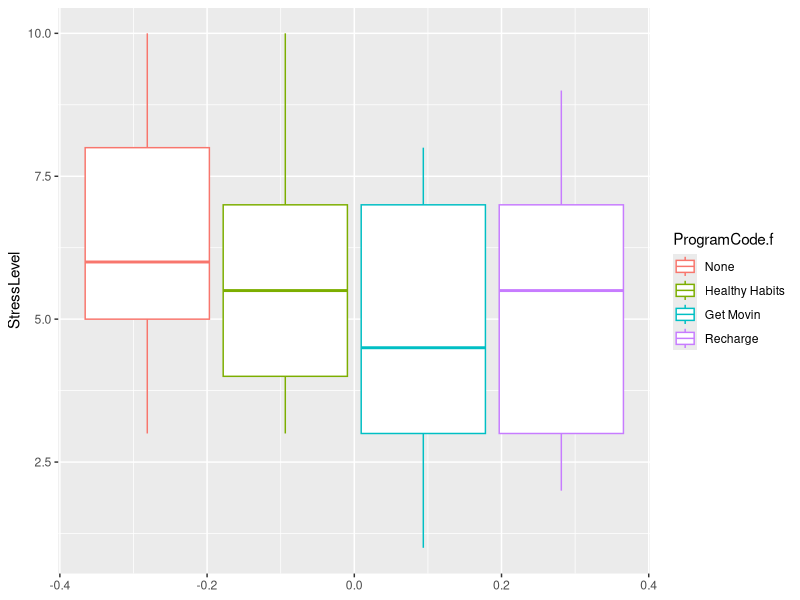

Source code (R):
## ---- chunk 1
library(tidyverse)
library(psych)
## ---- chunk 2
stress <- read_csv("StressReduction.csv")
## ---- chunk 3
stress <- stress %>% 
  mutate(ProgramCode.f = factor(ProgramCode, 
                                levels = c(0,1,2,3),
                                labels = c("None", "Healthy Habits", "Get Movin", "Recharge")))
## ---- chunk 4
describe(stress)


stress_grouped <- group_by(stress, ProgramCode.f)
summarize(stress_grouped, stress_mean = mean(StressLevel))

## ---- chunk 5
ggplot(stress, aes(y = StressLevel, group = ProgramCode.f, color = ProgramCode.f)) +
  geom_boxplot() 
## ---- chunk 6
lm1 <- lm(StressLevel ~ ProgramCode.f, data = stress)
anova(lm1)
## ---- chunk 7
54.83 / (54.83 + 595.10)
## ---- chunk 8
c1 <- c(-1, 1, 0, 0)
c2 <- c(-1, 0, 1, 0)
c3 <- c(-1, 0, 0, 1)
## ---- chunk 9
contrasts(stress$ProgramCode.f) <-  cbind(c1,c2, c3)
#View the contrasts (At the bottom of the output)
str(stress$ProgramCode.f)
## ---- chunk 10
lm_contrast <- lm(StressLevel ~ ProgramCode.f, data = stress)
summary.lm(lm_contrast)
